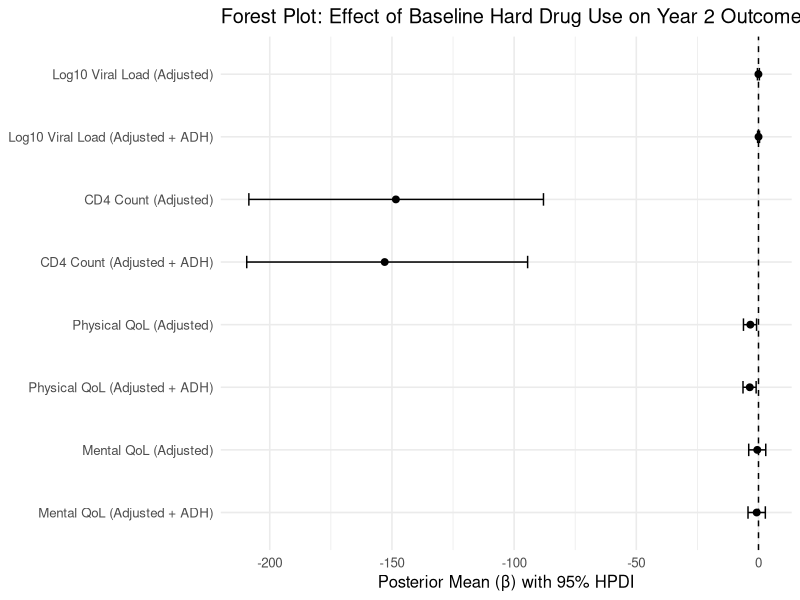
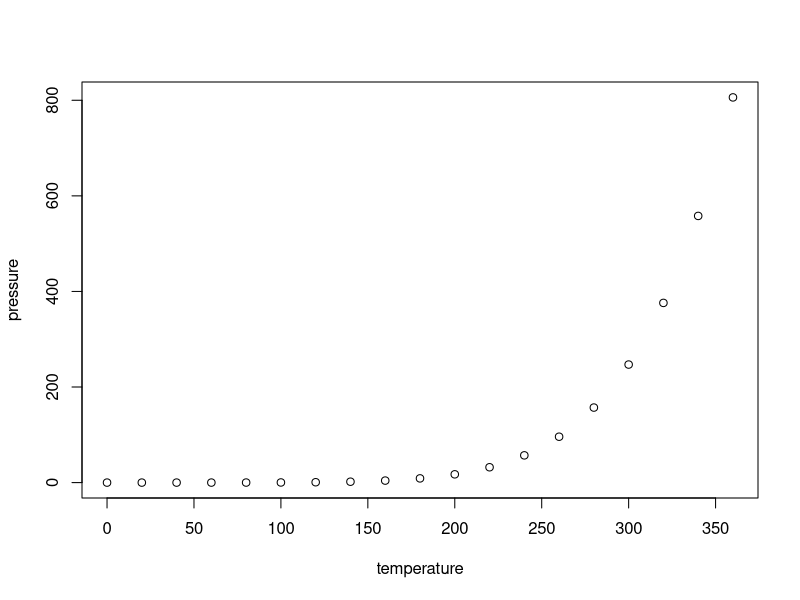

Write R code to recreate these figures, in order.
## ---- chunk 1
knitr::opts_chunk$set(echo = TRUE)
## ---- chunk 2
library(tidyverse)

# ---- Enter your final table values here ----
df_forest <- tribble(
  ~Outcome, ~Model, ~beta_mean, ~hdi_low, ~hdi_high, ~gamma,
  "Log10 Viral Load", "Adjusted",        -0.028,  -0.436,   0.359, 0.5,
  "Log10 Viral Load", "Adjusted + ADH",   0.017,  -0.365,   0.431, 0.5,
  "CD4 Count",        "Adjusted",      -148.399, -208.554, -87.992, 50,
  "CD4 Count",        "Adjusted + ADH", -152.973, -209.429, -94.478, 50,
  "Physical QoL",     "Adjusted",        -3.332,  -6.150,  -0.790, 2,
  "Physical QoL",     "Adjusted + ADH",  -3.567,  -6.339,  -0.964, 2,
  "Mental QoL",       "Adjusted",        -0.497,  -4.002,   2.968, 2,
  "Mental QoL",       "Adjusted + ADH",  -0.742,  -4.290,   2.803, 2
) %>%
  mutate(
    label = paste0(Outcome, " (", Model, ")"),
    Outcome = factor(Outcome, levels = c("Log10 Viral Load","CD4 Count","Physical QoL","Mental QoL")),
    label = factor(label, levels = rev(label))  # for top-to-bottom ordering
  )

# ---- Forest plot ----
ggplot(df_forest, aes(x = beta_mean, y = label)) +
  geom_vline(xintercept = 0, linetype = "dashed") +
  geom_errorbarh(aes(xmin = hdi_low, xmax = hdi_high), height = 0.2) +
  geom_point(size = 2) +
  labs(
    x = "Posterior Mean (β) with 95% HPDI",
    y = NULL,
    title = "Forest Plot: Effect of Baseline Hard Drug Use on Year 2 Outcomes"
  ) +
  theme_minimal(base_size = 12)
## ---- chunk 3
plot(pressure)
